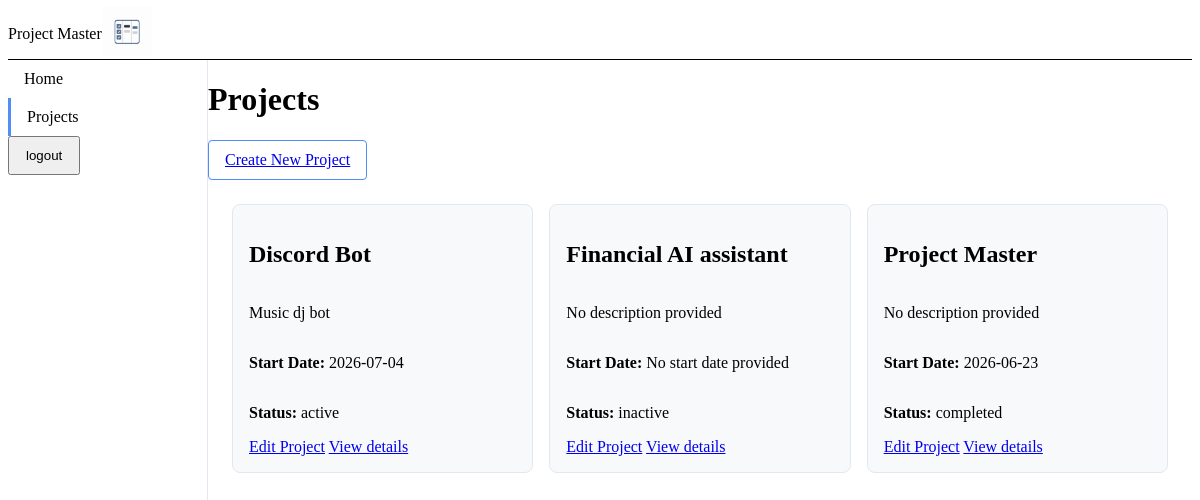
Page /projects (signed in) on the earlier database version.
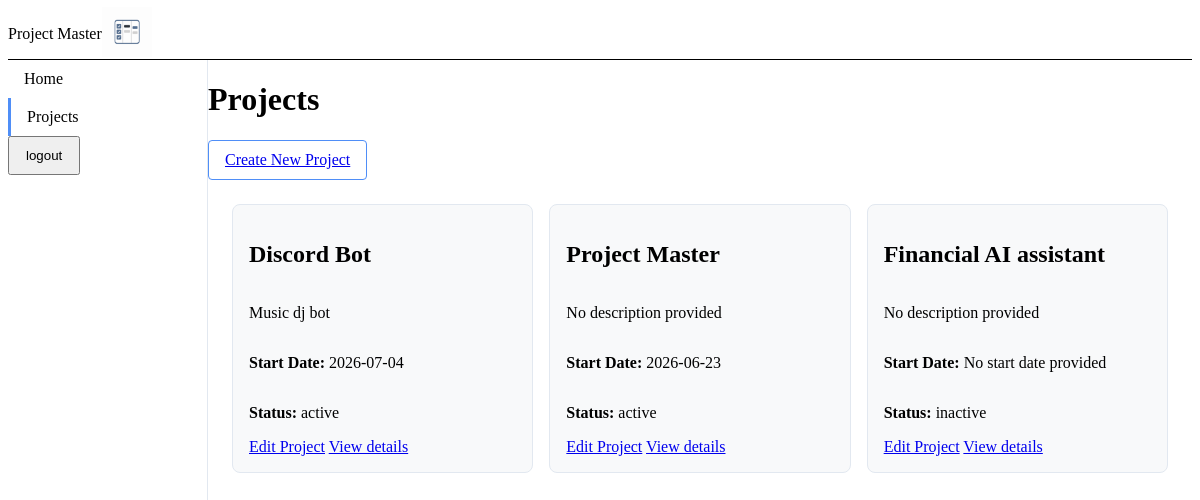
Same page on the later database version.
### models.py (models this page shows)
class Project(db.Model):
    projectId: Mapped[int] = mapped_column(primary_key=True)
    userId: Mapped[int] = mapped_column(ForeignKey('user.userId'), nullable=False)
    projectName:Mapped[str] = mapped_column(nullable=False)
    description:Mapped[str] = mapped_column(nullable=True)
    startDate: Mapped[Optional[date]] = mapped_column(Date,nullable=True)
    status: Mapped[str] = mapped_column(nullable=False)
    createdAt:Mapped[datetime] = mapped_column(default=lambda: datetime.now(timezone.utc) ,nullable=False)

### app.py (the view)
@app.route('/projects', methods=['GET','POST'])
@login_required
def project_page():
    stmt = (
        select(Project)
        .where(Project.userId == current_user.userId)
        .order_by(
            case(
                (Project.status == 'active', 0),
                else_=1
            ),Project.projectName
        )
    )
    projects = db.session.execute(stmt).scalars().all()
    return render_template('projects.html', projects=projects)

### app.py (called while the page is built)
@login_manager.user_loader
def load_user(user_id):
    return User.query.get(int(user_id))

### templates/projects.html
{% extends "base.html" %}
{% block styles %} <link rel="stylesheet" href="{{ url_for('static', filename='css/projects.css')}}"> {% endblock %}
{% block content %}
    <h1>Projects</h1>
    <div class="btn btn-secondary">
        <a href="{{ url_for('new_project')}}" class="custom-button">Create New Project</a>
    </div>
    <section class="project-container" aria-label="Project cards">
        {% for project in projects %}
            <article class = "project-card">
                <h2>{{ project.projectName }}</h2>
                {% if project.description %}
                  <p>{{ project.description }}</p>
                {% else %}
                  <p>No description provided</p>
                {% endif %}
                {% if project.startDate %}
                  <p><strong>Start Date:</strong> {{ project.startDate }}</p>
                {% else %}
                  <p><strong>Start Date:</strong> No start date provided</p>
                {% endif %}
                <p><strong>Status:</strong> {{ project.status }}</p>
              <div class = "project-actions">
                <a href="{{ url_for('edit_project', projectId=project.projectId) }}" class="custom-button">Edit Project</a>
                <a href="{{ url_for('project_detail', projectId=project.projectId)}}" class="custom-button">View details</a>
              </div>
            </article>
        {% else %}
            <p>No projects available</p>
        {% endfor %}
        </section>
{% endblock %}

Differences in the rows shown:
changed Project "Project Master": status "completed" → "active"; moves up the list
